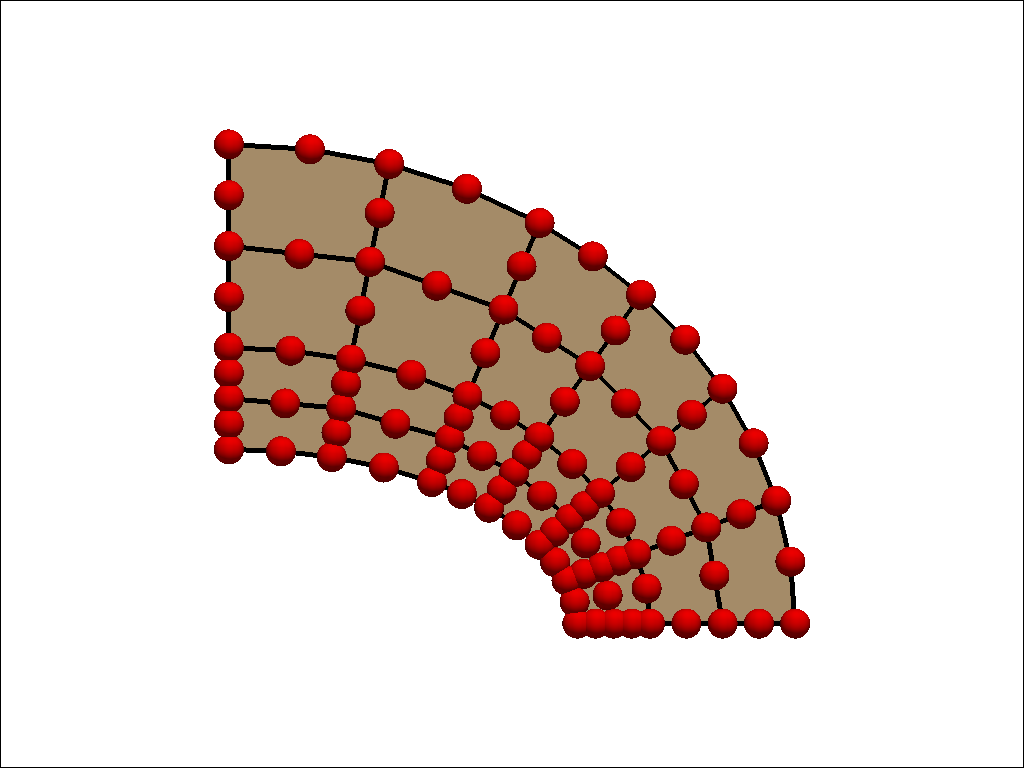

This chart was generated by the following Python code:
import pyvista as pv

pv.set_plot_theme("document")

mesh = pv.read("fine-quadrilateron-2d.vtk")

plotter = pv.Plotter(border=True)

plotter.add_mesh(mesh)
plotter.add_mesh(
    mesh.separate_cells().extract_feature_edges(),
    show_edges=True,
    line_width=5,
    color="black",
)
plotter.add_points(
    mesh.points, render_points_as_spheres=True, point_size=30.0, color="red"
)

plotter.show(cpos="xy", screenshot="fine-quadrilateron-2d.png")
